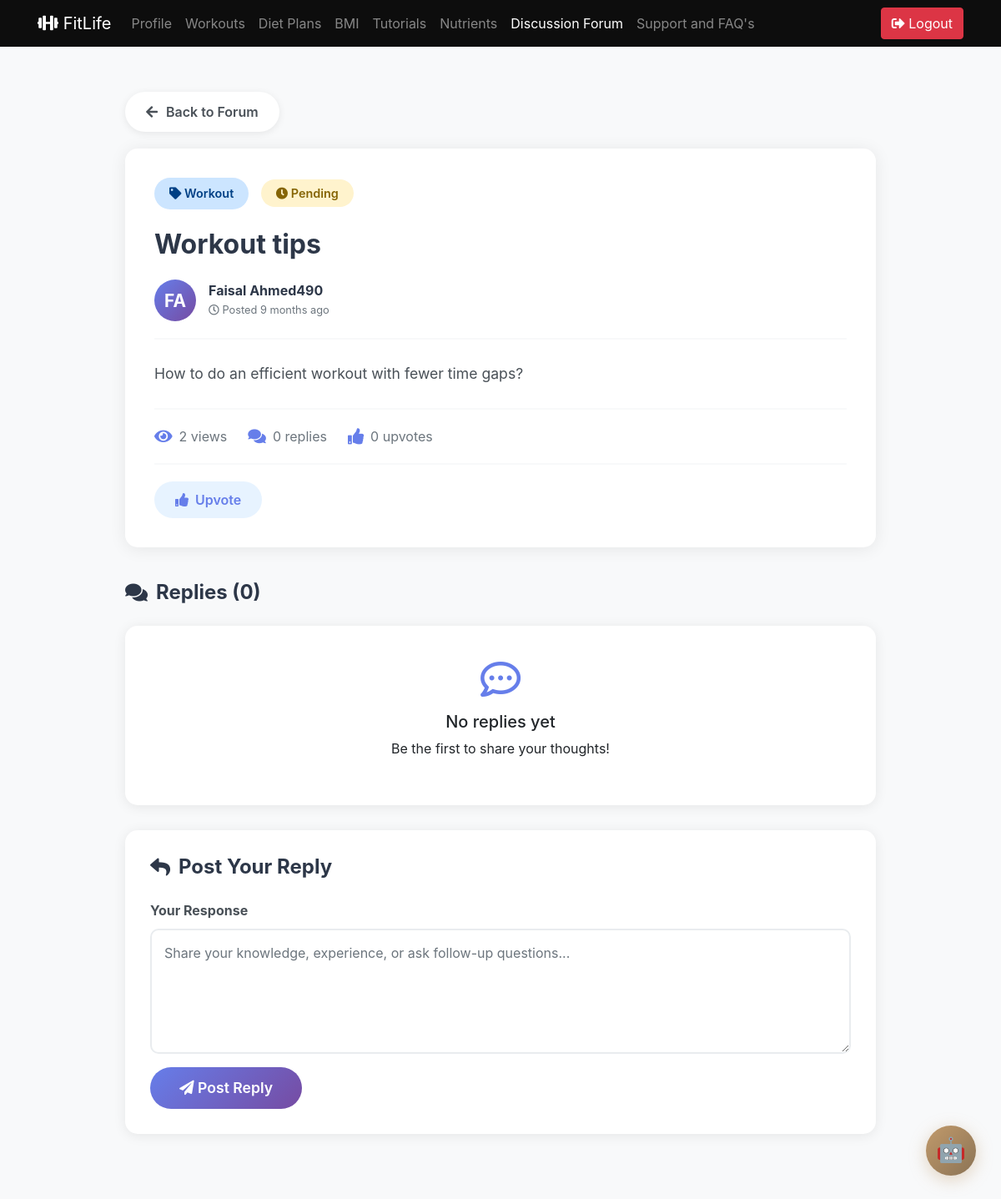
Screenshot of /discussion/3/ (signed in) with the database file from the repository.
### main/models.py (models this page shows, shortened)
class Discussion(models.Model):
    dnumber = models.AutoField(primary_key=True)
    tag = models.CharField(max_length=100, blank=True, null=True)
    title = models.CharField(max_length=200, default="Untitled")
    statement = models.TextField()
    datetime = models.DateTimeField(default=timezone.now, blank=True, null=True)
    posted_by = models.ForeignKey(Client, on_delete=models.CASCADE, related_name="discussions_posted", blank=True, null=True)
    answer_by = models.ForeignKey(Client, on_delete=models.CASCADE, related_name="discussions_answered", blank=True, null=True)
    resolved_by = models.ForeignKey(Trainer, on_delete=models.CASCADE, related_name="discussions_resolved", blank=True, null=True)
    status = models.CharField(max_length=100, blank=True, null=True, default="pending")
    views_count = models.IntegerField(default=0)
    upvotes = models.IntegerField(default=0)
    upvoted_by = models.ManyToManyField(User, related_name="upvoted_discussions", blank=True)
    viewed_by = models.ManyToManyField(User, related_name="viewed_discussions", blank=True)
    def has_upvoted(self, user):
        return self.upvoted_by.filter(id=user.id).exists()
    def has_viewed(self, user):
        return self.viewed_by.filter(id=user.id).exists()
    class Meta:
        ordering = ['-datetime']

class Client(models.Model):
    user = models.ForeignKey(User, on_delete=models.CASCADE)
    client_usrname = models.CharField(max_length=10, unique=True)
    first_name = models.CharField(max_length=200, blank=True, null=True)
    last_name = models.CharField(max_length=200, blank=True, null=True)
    email = models.EmailField(max_length=200, blank=True, null=True)
    phone = models.CharField(max_length=200, blank=True, default="")
    age = models.CharField(max_length=200, blank=True, default="")
    weight = models.CharField(max_length=200, blank=True, default="")
    height = models.CharField(max_length=200, blank=True, default="")
    bio = models.CharField(max_length=400, blank=True, default="")
    gender = models.CharField(max_length=200, blank=True, default="")
    achievement = models.CharField(max_length=200, blank=True, default="")
    personalTrainer = models.CharField(max_length=200, blank=True, default="")

### main/views.py (the view, shortened to what this page needs)
# urls.py: path('discussion/<int:discussion_id>/', views.discussionDetail, name='discussionDetail'),
@login_required(login_url='clientLogin')
def discussionDetail(request, discussion_id):
    discussion = get_object_or_404(Discussion, dnumber=discussion_id)
    if not discussion.has_viewed(request.user):
        discussion.views_count += 1
        discussion.viewed_by.add(request.user)
        discussion.save()
    current_user = None
    is_trainer = False
    if Client.objects.filter(user=request.user).exists():
        current_user = Client.objects.get(user=request.user)
    elif Trainer.objects.filter(user=request.user).exists():
        current_user = Trainer.objects.get(user=request.user)
        is_trainer = True
    replies = discussion.replies.all()
    has_upvoted = discussion.has_upvoted(request.user)
    context = {
        'discussion': discussion,
        'replies': replies,
        'current_user': current_user,
        'is_trainer': is_trainer,
        'has_upvoted': has_upvoted,
    }
    if is_trainer:
        return render(request, 'discussion_detail_trainer.html', context)
    else:
        return render(request, 'discussion_detail.html', context)

### templates/discussion_detail.html (shortened to what this page needs)
{% load static %}
<!doctype html>
<html lang="en">
<head>
    <link href="https://stackpath.bootstrapcdn.com/bootstrap/4.5.2/css/bootstrap.min.css" rel="stylesheet">
    <link rel="stylesheet" href="https://cdnjs.cloudflare.com/ajax/libs/font-awesome/5.15.4/css/all.min.css">
</head>
<body>
    <nav class="navbar navbar-expand-lg navbar-dark bg-dark fixed-top">
        <div class="container">
            <a class="navbar-brand" href="/client-profile/">
                <i class="fas fa-dumbbell"></i> FitLife
            </a>
            <div class="collapse navbar-collapse">
                <ul class="navbar-nav mr-auto">
                    <li class="nav-item"><a href="/client-profile/" class="nav-link">Profile</a></li>
                    <li class="nav-item"><a href="/client-wplan-view/" class="nav-link">Workouts</a></li>
                    <li class="nav-item"><a href="/client-plan-view/" class="nav-link">Diet Plans</a></li>
                    <li class="nav-item"><a href="/bmi/" class="nav-link">BMI</a></li>
                    <li class="nav-item"><a href="/workout/" class="nav-link">Tutorials</a></li>
                    <li class="nav-item"><a href="/tracker/" class="nav-link">Nutrients</a></li>
                    <li class="nav-item active"><a href="/discussion-client-view/" class="nav-link">Discussion Forum</a></li>
                    <li class="nav-item"><a href="/support&faq/" class="nav-link">Support and FAQ's</a></li>
                </ul>
            </div>
            <button type="button" class="btn btn-danger" onclick="document.getElementById('logout-form').submit();">
                <i class="fas fa-sign-out-alt"></i> Logout
            </button>
        </div>
    </nav>
    <div class="container">
        <div class="discussion-container">
            <a href="{% url 'discussionClientView' %}" class="back-button">
                <i class="fas fa-arrow-left"></i> Back to Forum
            </a>
            <div class="discussion-main">
                <div class="discussion-header">
                    <div>
                        <span class="tag-badge tag-{{ discussion.tag|lower }}">
                            <i class="fas fa-tag"></i> {{ discussion.tag }}
                        </span>
                        <span class="status-badge status-{{ discussion.status }}">
                            {% if discussion.status == 'resolved' %}
                                <i class="fas fa-check-circle"></i> Resolved
                            {% elif discussion.status == 'rejected' %}
                                <i class="fas fa-times-circle"></i> Rejected
                            {% else %}
                                <i class="fas fa-clock"></i> Pending
                            {% endif %}
                        </span>
                    </div>
                    <h1 class="discussion-title">{{ discussion.title }}</h1>
                    <div class="author-info">
                        <div class="author-avatar">
                            {{ discussion.posted_by.first_name|first|upper }}{{ discussion.posted_by.last_name|first|upper }}
                        </div>
                        <div class="author-details">
                            <h6>{{ discussion.posted_by.first_name }} {{ discussion.posted_by.last_name }}</h6>
                            <small><i class="far fa-clock"></i> Posted {{ discussion.datetime|timesince }} ago</small>
                        </div>
                    </div>
                </div>
                <div class="discussion-content">
                    {{ discussion.statement|linebreaks }}
                </div>
                <div class="discussion-stats">
                    <div class="stat-item">
                        <i class="fas fa-eye"></i>
                        <span>{{ discussion.views_count }} views</span>
                    </div>
                    <div class="stat-item">
                        <i class="fas fa-comments"></i>
                        <span>{{ replies|length }} replies</span>
                    </div>
                    <div class="stat-item">
                        <i class="fas fa-thumbs-up"></i>
                        <span>{{ discussion.upvotes }} upvotes</span>
                    </div>
                </div>
                <div class="action-buttons">
                    <a href="{% url 'upvoteDiscussion' discussion.dnumber %}" class="btn-action btn-upvote {% if has_upvoted %}upvoted{% endif %}">
                        <i class="fas fa-thumbs-up"></i> {% if has_upvoted %}Upvoted{% else %}Upvote{% endif %}
                    </a>
                </div>
            </div>
            <div class="replies-section">
                <h2 class="section-title">
                    <i class="fas fa-comments"></i> Replies ({{ replies|length }})
                </h2>
                {% if replies %}
                    {% for reply in replies %}
                    <div class="reply-card {% if reply.is_solution %}solution{% endif %}">
                        {% if reply.is_solution %}
                        <div class="solution-badge">
                            <i class="fas fa-check-circle"></i> Accepted Solution
                        </div>
                        {% endif %}
                        <div class="reply-header">
                            <div class="author-info">
                                <div class="author-avatar">
                                    {% if reply.replied_by_client %}
                                        {{ reply.replied_by_client.first_name|first|upper }}{{ reply.replied_by_client.last_name|first|upper }}
                                    {% else %}
                                        {{ reply.replied_by_trainer.first_name|first|upper }}{{ reply.replied_by_trainer.last_name|first|upper }}
                                    {% endif %}
                                </div>
                                <div class="author-details">
                                    <h6>
                                        {% if reply.replied_by_client %}
                                            {{ reply.replied_by_client.first_name }} {{ reply.replied_by_client.last_name }}
                                        {% else %}
                                            {{ reply.replied_by_trainer.first_name }} {{ reply.replied_by_trainer.last_name }}
                                            <span class="trainer-badge"><i class="fas fa-star"></i> Trainer</span>
                                        {% endif %}
                                    </h6>
                                    <small><i class="far fa-clock"></i> {{ reply.datetime|timesince }} ago</small>
                                </div>
                            </div>
                            {% if current_user == discussion.posted_by and not reply.is_solution and discussion.status != 'resolved' %}
                            <form method="POST" style="display: inline;">
                                {% csrf_token %}
                                <input type="hidden" name="reply_id" value="{{ reply.id }}">
                                <input type="hidden" name="mark_as_solution" value="true">
                                <button type="submit" class="btn btn-sm btn-success" style="border-radius: 20px;">
                                    <i class="fas fa-check"></i> Mark as Solution
                                </button>
                            </form>
                            {% endif %}
                        </div>
                        <div class="reply-content">
                            {{ reply.reply_text|linebreaks }}
                        </div>
                    </div>
                    {% endfor %}
                {% else %}
                    <div class="empty-replies">
                        <i class="far fa-comment-dots"></i>
                        <h5>No replies yet</h5>
                        <p>Be the first to share your thoughts!</p>
                    </div>
                {% endif %}
                <div class="reply-form">
                    <h4 class="section-title">
                        <i class="fas fa-reply"></i> Post Your Reply
                    </h4>
                    <form method="POST">
                        <div class="form-group">
                            <label for="reply_text">Your Response</label>
                            <textarea class="form-control"
                                      name="reply_text"
                                      id="reply_text"
                                      placeholder="Share your knowledge, experience, or ask follow-up questions..."
                                      required></textarea>
                        </div>
                        <button type="submit" class="btn-submit-reply">
                            <i class="fas fa-paper-plane"></i> Post Reply
                        </button>
                    </form>
                </div>
            </div>
        </div>
    </div>
    {% include 'chatbot_widget.html' %}
</body>
</html>

### templates/discussion_detail.html (style rules this page uses)
body { background: #f8f9fa; padding-top: 80px; padding-bottom: 50px; }
.navbar-dark { background: rgba(0, 0, 0, 0.95) !important; backdrop-filter: blur(10px); }
.discussion-container { max-width: 900px; margin: 30px auto; }
.back-button { background: white; padding: 12px 25px; border-radius: 25px; display: inline-flex; align-items: center; gap: 10px; text-decoration: none; color: #495057; font-weight: 600; margin-bottom: 20px; box-shadow: 0 2px 10px rgba(0, 0, 0, 0.08); transition: all 0.3s ease; }
.discussion-main { background: white; border-radius: 15px; padding: 35px; box-shadow: 0 2px 20px rgba(0, 0, 0, 0.08); margin-bottom: 30px; }
.discussion-header { border-bottom: 2px solid #f8f9fa; padding-bottom: 20px; margin-bottom: 25px; }
.tag-badge { padding: 8px 18px; border-radius: 20px; font-size: 0.9rem; font-weight: 600; display: inline-block; margin-right: 10px; }
.tag-workout { background: #cce5ff; color: #004085; }
.status-badge { padding: 8px 18px; border-radius: 20px; font-size: 0.9rem; font-weight: 600; }
.status-pending { background: #fff3cd; color: #856404; }
.discussion-title { font-size: 2rem; font-weight: 700; color: #2d3748; margin: 20px 0; line-height: 1.4; }
.author-info { display: flex; align-items: center; gap: 15px; margin-top: 20px; }
.author-avatar { width: 50px; height: 50px; border-radius: 50%; background: linear-gradient(135deg, #667eea 0%, #764ba2 100%); display: flex; align-items: center; justify-content: center; color: white; font-size: 1.3rem; font-weight: 700; }
.author-details h6 { margin: 0; font-weight: 700; color: #2d3748; }
.author-details small { color: #6c757d; }
.discussion-content { font-size: 1.1rem; line-height: 1.8; color: #495057; margin: 25px 0; }
.discussion-stats { display: flex; gap: 25px; padding: 20px 0; border-top: 2px solid #f8f9fa; border-bottom: 2px solid #f8f9fa; }
.stat-item { display: flex; align-items: center; gap: 8px; color: #6c757d; }
.stat-item i { color: #667eea; font-size: 1.2rem; }
.action-buttons { display: flex; gap: 15px; margin-top: 20px; }
.btn-action { padding: 10px 25px; border-radius: 25px; border: none; font-weight: 600; transition: all 0.3s ease; display: inline-flex; align-items: center; gap: 8px; }
.btn-upvote { background: #e7f3ff; color: #667eea; }
.replies-section { margin-top: 40px; }
.section-title { font-size: 1.5rem; font-weight: 700; color: #2d3748; margin-bottom: 25px; display: flex; align-items: center; gap: 10px; }
.reply-form { background: white; border-radius: 15px; padding: 30px; box-shadow: 0 2px 15px rgba(0, 0, 0, 0.08); margin-top: 30px; }
.form-group label { font-weight: 700; color: #495057; margin-bottom: 10px; }
.form-control { border: 2px solid #e9ecef; border-radius: 10px; padding: 15px; font-size: 1rem; }
textarea.form-control { min-height: 150px; resize: vertical; }
.btn-submit-reply { background: linear-gradient(135deg, #667eea 0%, #764ba2 100%); color: white; border: none; padding: 12px 35px; font-size: 1.1rem; font-weight: 600; border-radius: 25px; transition: all 0.3s ease; }
.empty-replies { text-align: center; padding: 40px; background: white; border-radius: 15px; box-shadow: 0 2px 15px rgba(0, 0, 0, 0.08); }
.empty-replies i { font-size: 3rem; color: #667eea; margin-bottom: 15px; }

### rows the page displays
Discussion: tag "Workout", title "Workout tips", posted_by.first_name|first "F", posted_by.last_name|first "A", posted_by.first_name "Faisal", posted_by.last_name "Ahmed490", datetime "9 months", statement "How to do an efficient workout with fewer time gaps?", views_count "2", upvotes "0"

### other values shown
{{ replies|length }} "0"
